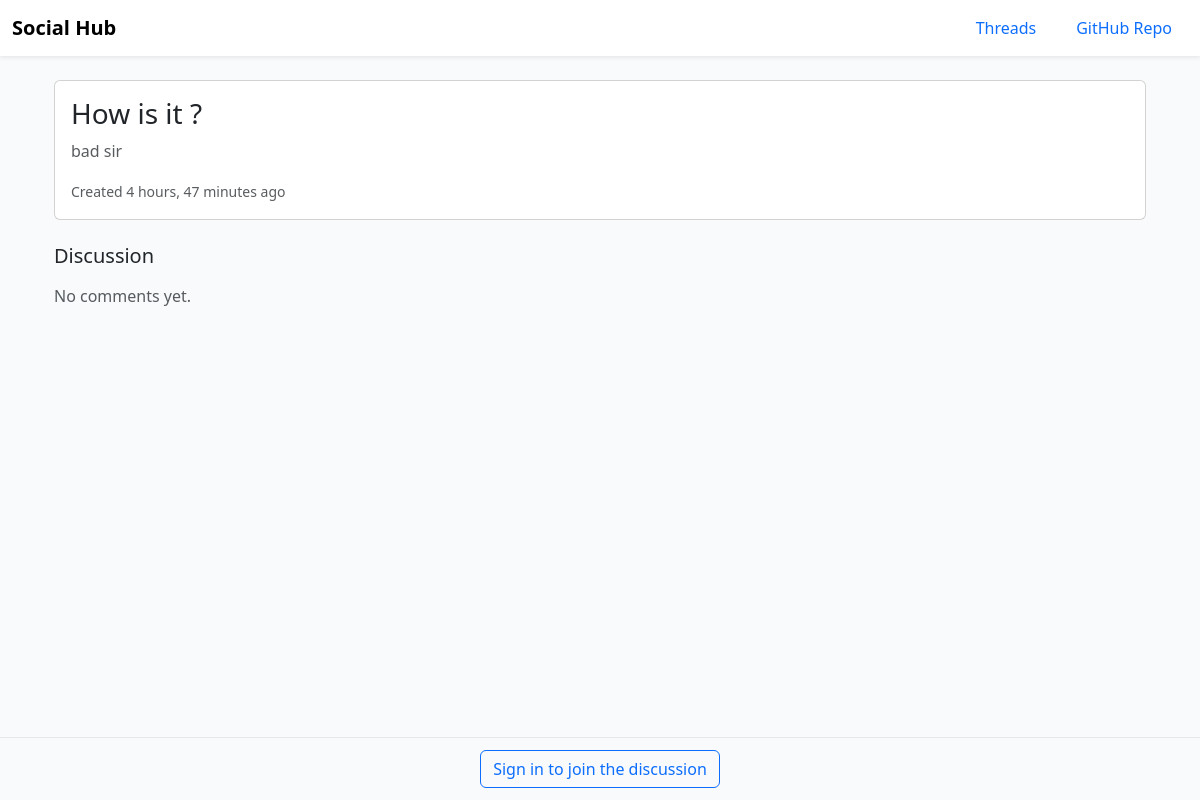
Page /topic_detail/5 on the committed database.
### Home/models.py (models this page shows, shortened)
class Topic(models.Model):
    title = models.CharField(max_length=200)
    body = models.TextField(blank=True)
    created_at = models.DateTimeField(auto_now_add=True)

### Home/views.py (the view)
# urls.py: path('topic_detail/<int:id>', views.topic, name='topic_detail'),
def topic(request, id):
    topic = get_object_or_404(Topic, id=id)
    comments = Comment.objects.filter(topic=topic).order_by("-created_at")
    return render(request, "Home/details.html", {
        "topic": topic,
        "comments": comments
    })

### Home/templates/Home/details.html (shortened to what this page needs)
{% extends "Home/base.html" %}
{% block content %}
<div class="container pb-5">
  <div class="card mb-4">
    <div class="card-body">
      <h3 class="card-title">{{ topic.title }}</h3>
      {% if topic.body %}
        <p class="text-muted">{{ topic.body }}</p>
      {% endif %}
      <small class="text-muted">
        Created {{ topic.created_at|timesince }} ago
      </small>
    </div>
  </div>
  <h5 class="mb-3">Discussion</h5>
  {% if comments %}
    {% for comment in comments %}
      <div class="card mb-3">
        <div class="card-body">
          <div class="mb-2">
            {% if comment.top_label == "clean" %}
              <span class="badge text-bg-success">clean</span>
            {% else %}
              <span class="badge text-bg-warning">{{ comment.top_label }}</span>
              {% if comment.is_flagged %}
                <span class="badge text-bg-danger">flagged</span>
              {% endif %}
            {% endif %}
            {% if comment.has_profanity %}
                <span class="badge text-bg-dark">profanity</span>
            {% endif %}
          </div>
          <p class="mb-1">{{ comment.text }}</p>
          <small class="text-muted">
            {{ comment.user.username }} · {{ comment.created_at|timesince }} ago
          </small>
        </div>
      </div>
    {% endfor %}
  {% else %}
    <p class="text-muted">No comments yet.</p>
  {% endif %}
</div>
{% if user.is_authenticated %}
<form method="post" action="{% url 'post_comment' topic.id %}" class="comment-bar">
  {% csrf_token %}
  <div class="container">
    <div class="comment-composer shadow-sm">
      <div class="comment-input-wrap">
        <textarea
          id="commentText"
          name="text"
          class="comment-textarea"
          rows="1"
          maxlength="1000"
          placeholder="Write a comment…"
          aria-label="Write a comment"
          required></textarea>
        <button id="sendBtn" class="btn btn-primary comment-send" type="submit" disabled>
          <span class="me-1">Send</span>
          <span aria-hidden="true">➤</span>
        </button>
      </div>
      <div class="comment-meta">
        <small class="text-muted">
          Be respectful • Your comment will be moderation-labeled
        </small>
        <small class="text-muted">
          <span id="charCount">0</span>/1000
        </small>
      </div>
    </div>
  </div>
</form>
{% else %}
<div class="comment-bar text-center">
  <a href="{% url 'login' %}" class="btn btn-outline-primary">
    Sign in to join the discussion
  </a>
</div>
{% endif %}
{% endblock %}

### Home/templates/Home/base.html (style rules this page uses)
body { min-height: 100vh; background-color: #f8fafc; }

### Home/templates/Home/details.html (style rules this page uses)
.comment-bar { position: fixed; bottom: 0; left: 0; width: 100%; background: rgba(248, 250, 252, 0.92); backdrop-filter: blur(8px); border-top: 1px solid #e5e7eb; padding: 12px 0; z-index: 1030; }

### rows in the picture
Topic: title "How is it ?", body "bad sir", created_at "4 hours, 47 minutes"
